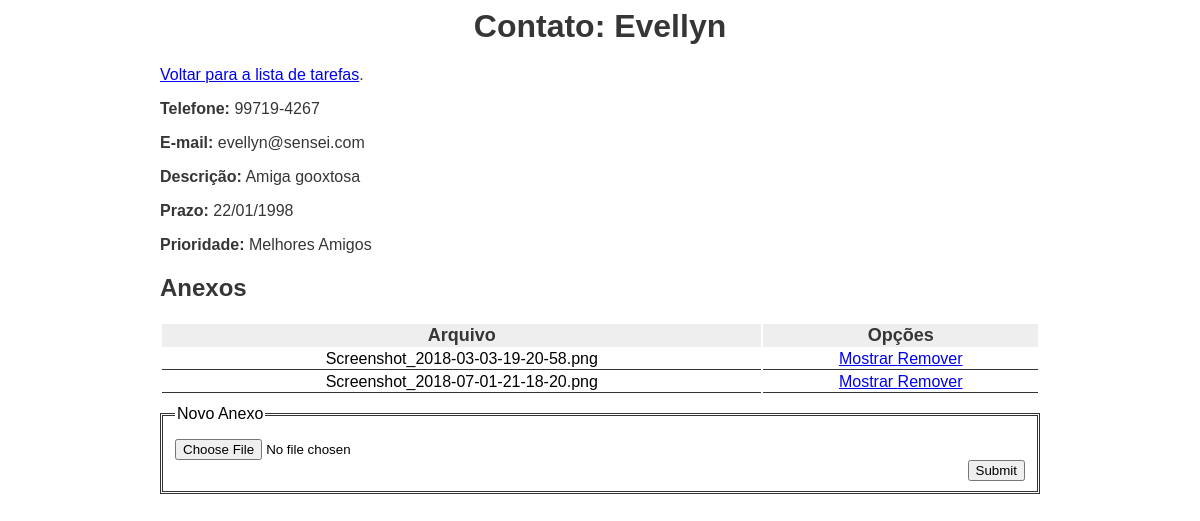
The page /contato.php?id=28 on the database its author committed.
### tables this page shows
CREATE TABLE `contatos` (
  `id` int(11) NOT NULL,
  `nome` varchar(20) NOT NULL,
  `telefone` varchar(20) DEFAULT NULL,
  `email` varchar(30) DEFAULT NULL,
  `descricao` text NOT NULL,
  `nasc` date DEFAULT NULL,
  `concluida` tinyint(1) DEFAULT NULL
);

CREATE TABLE `anexos` (
  `id` int(11) NOT NULL,
  `contato_id` int(11) NOT NULL,
  `nome` varchar(255) NOT NULL,
  `arquivo` varchar(255) NOT NULL
);

### contato.php (called while the page is built, shortened)
<?php
	include 'banco.php';
	include 'ajudantes.php';
	include 'classes/Contato.php';
	$contatos = new Contatos($conexao);
	$contato = $contatos->exibir_contato($conexao, $_GET['id']);
	$anexos = $contatos->buscar_anexos($conexao, $_GET['id']);
	include "template_contato.php";
?>

### classes/Contato.php (called while the page is built, shortened)
<?php
    class Contatos {
        function exibir_contato($conexao, $id) {
            $sqlBusca = 'SELECT * FROM contatos WHERE id = ' . $id;
            $resultado = mysqli_query($conexao, $sqlBusca);
            return mysqli_fetch_assoc($resultado);
        }
        function buscar_anexos($conexao, $contato_id)
        {
            $sql = "SELECT * FROM anexos WHERE contato_id = {$contato_id}";
            $resultado = mysqli_query($conexao, $sql);
            $anexos = array();
            while ($anexo = mysqli_fetch_assoc($resultado)) {
                $anexos[] = $anexo;
            }
            return $anexos;
        }
    }
?>

### ajudantes.php (called while the page is built, shortened)
<?php
	function traduz_data_para_exibir($data)
	{
		$dados = explode("-", $data);
		$data_exibir = "{$dados[2]}/{$dados[1]}/{$dados[0]}";
		return $data_exibir;
	}
	function traduz_concluida($concluida)
	{
		if ($concluida == 1) {
			return 'Melhores Amigos';
		}
		return 'Conhecidos';
	}
?>

### template_contato.php (the view, shortened to what this page needs)
<html>
	<head>
		<link rel="stylesheet" href="css/estilo.css" type="text/css" />
	</head>
	<body>
		<h1>Contato: <?php echo $contato['nome']; ?> </h1>
			<p>
				<a href="listadedados.php">Voltar para a lista de tarefas</a>.
			</p>
			<p>
			<strong>Telefone:</strong>
				<?php echo $contato['telefone']; ?>
			</p>
			<p>
			<strong>E-mail:</strong>
				<?php echo $contato['email'] ?>
			</p>
			<strong>Descrição:</strong>
				<?php echo $contato['descricao']; ?>
			<p>
			<strong>Prazo:</strong>
				<?php echo traduz_data_para_exibir($contato['nasc']); ?>
			</p>
			<p>
			<strong>Prioridade:</strong>
				<?php echo traduz_concluida($contato['concluida']); ?>
			</p>
		<h2>Anexos</h2>
		<?php if (count($anexos) > 0) : ?>
			<table>
				<tr>
					<th>Arquivo</th>
					<th>Opções</th>
				</tr>
				<?php foreach($anexos as $anexo) : ?>
					<tr>
						<td><?php echo $anexo['nome']; ?></td>
						<td>
							<a href="anexos/<?php echo $anexo['arquivo']; ?>">
								Mostrar
							</a>
							<a href="anexo.php?id=
								<?php echo $anexo['id']; ?> ">
								Remover
							</a>
						</td>
					</tr>
				<?php endforeach ?>
			</table>
		<?php else : ?>
			<p>Não há anexos para essa tarefa.</p>
		<?php endif; ?>
		<form action="#" method="post" enctype="multipart/form-data" >
			<fieldset>
				<legend>Novo Anexo</legend>
				<label>
					<input type="file" name="anexo">
				</label>
				<input type="submit" name="Enviar">
			</fieldset>
		</form>
	</body>
</html>

### css/estilo.css (style rules this page uses)
body { font-family: Sans-serif; color: #363636; margin-left: 10em; margin-right: 10em; }
h1 { text-align: center; }
fieldset { border: 3px double #333; color: #000; margin: 10px 0 0 0; }
label { display: block; margin: 10px 0 0 0; }
input[type=submit] { float: right; clear: both; }
table { width: 100%; }
table th { background-color: #EEE; font-size: 18px; }
table td { border-bottom: 1px solid #333; color: #000; text-align: center; }

### rows shown on the page
contatos: nome "Evellyn", telefone "99719-4267", email "evellyn@sensei.com", descricao "Amiga gooxtosa", nasc "22/01/1998", concluida "Melhores Amigos"
anexos: nome "Screenshot_2018-03-03-19-20-58.png"
anexos: nome "Screenshot_2018-07-01-21-18-20.png"
